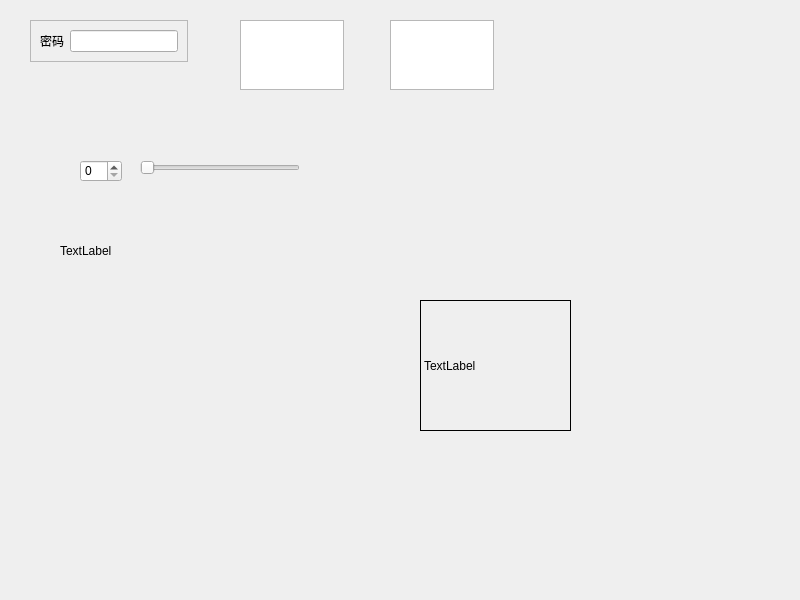
<?xml version="1.0" encoding="UTF-8"?>
<ui version="4.0">
 <class>Widget</class>
 <widget class="QWidget" name="Widget">
  <property name="geometry">
   <rect>
    <x>0</x>
    <y>0</y>
    <width>800</width>
    <height>600</height>
   </rect>
  </property>
  <property name="windowTitle">
   <string>Widget</string>
  </property>
  <widget class="QFrame" name="frame">
   <property name="geometry">
    <rect>
     <x>30</x>
     <y>20</y>
     <width>158</width>
     <height>42</height>
    </rect>
   </property>
   <property name="frameShape">
    <enum>QFrame::StyledPanel</enum>
   </property>
   <property name="frameShadow">
    <enum>QFrame::Raised</enum>
   </property>
   <layout class="QHBoxLayout" name="horizontalLayout">
    <item>
     <widget class="QLabel" name="label">
      <property name="text">
       <string>密码</string>
      </property>
     </widget>
    </item>
    <item>
     <widget class="QLineEdit" name="lineEdit">
      <property name="echoMode">
       <enum>QLineEdit::PasswordEchoOnEdit</enum>
      </property>
     </widget>
    </item>
   </layout>
  </widget>
  <widget class="QTextEdit" name="textEdit">
   <property name="geometry">
    <rect>
     <x>240</x>
     <y>20</y>
     <width>104</width>
     <height>70</height>
    </rect>
   </property>
  </widget>
  <widget class="QPlainTextEdit" name="plainTextEdit">
   <property name="geometry">
    <rect>
     <x>390</x>
     <y>20</y>
     <width>104</width>
     <height>70</height>
    </rect>
   </property>
  </widget>
  <widget class="QSpinBox" name="spinBox">
   <property name="geometry">
    <rect>
     <x>80</x>
     <y>160</y>
     <width>42</width>
     <height>22</height>
    </rect>
   </property>
  </widget>
  <widget class="QSlider" name="horizontalSlider">
   <property name="geometry">
    <rect>
     <x>140</x>
     <y>160</y>
     <width>160</width>
     <height>16</height>
    </rect>
   </property>
   <property name="orientation">
    <enum>Qt::Horizontal</enum>
   </property>
  </widget>
  <widget class="QLabel" name="lableImage">
   <property name="geometry">
    <rect>
     <x>60</x>
     <y>170</y>
     <width>271</width>
     <height>161</height>
    </rect>
   </property>
   <property name="frameShape">
    <enum>QFrame::NoFrame</enum>
   </property>
   <property name="text">
    <string>TextLabel</string>
   </property>
  </widget>
  <widget class="QLabel" name="labelGif">
   <property name="geometry">
    <rect>
     <x>420</x>
     <y>300</y>
     <width>151</width>
     <height>131</height>
    </rect>
   </property>
   <property name="frameShape">
    <enum>QFrame::Box</enum>
   </property>
   <property name="text">
    <string>TextLabel</string>
   </property>
  </widget>
 </widget>
 <resources/>
 <connections/>
</ui>
